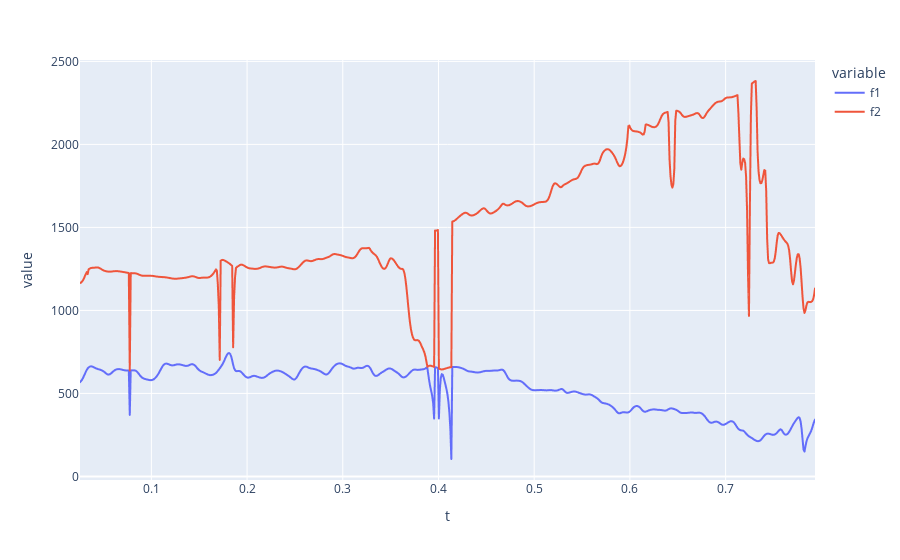

Notebook code cell kept with this figure:
### Code cell
track_plot2 = px.line(formant_df, x = "t", y = ["f1", "f2"])
track_plot2.show()

### Figure 1 — Plotly figure (JSON) as saved in the notebook; plotly's stock layout.template omitted (floating-point values rounded to 4 significant figures; data arrays with more than 128 entries replaced by an {"elided": "..."} marker saying what was removed)
{"data": [{"hovertemplate": "variable=f1<br>t=%{x}<br>value=%{y}<extra></extra>", "legendgroup": "f1", "line": {"color": "#636efa", "dash": "solid"}, "marker": {"symbol": "circle"}, "mode": "lines", "name": "f1", "showlegend": true, "type": "scattergl", "x": {"elided": "769 float values"}, "xaxis": "x", "y": {"elided": "769 float values"}, "yaxis": "y"}, {"hovertemplate": "variable=f2<br>t=%{x}<br>value=%{y}<extra></extra>", "legendgroup": "f2", "line": {"color": "#EF553B", "dash": "solid"}, "marker": {"symbol": "circle"}, "mode": "lines", "name": "f2", "showlegend": true, "type": "scattergl", "x": {"elided": "769 float values"}, "xaxis": "x", "y": {"elided": "769 float values"}, "yaxis": "y"}], "layout": {"legend": {"title": {"text": "variable"}, "tracegroupgap": 0}, "margin": {"t": 60}, "xaxis": {"anchor": "y", "domain": [0, 1], "title": {"text": "t"}}, "yaxis": {"anchor": "x", "domain": [0, 1], "title": {"text": "value"}}}}
